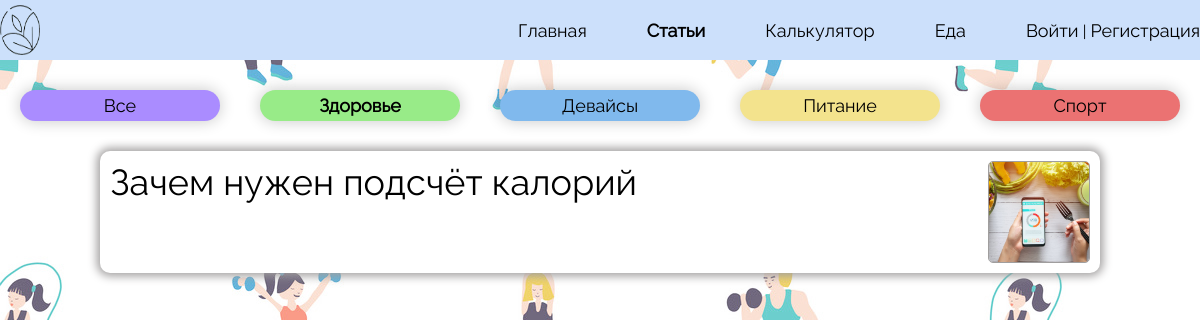
The app's page /articles/health, older data.
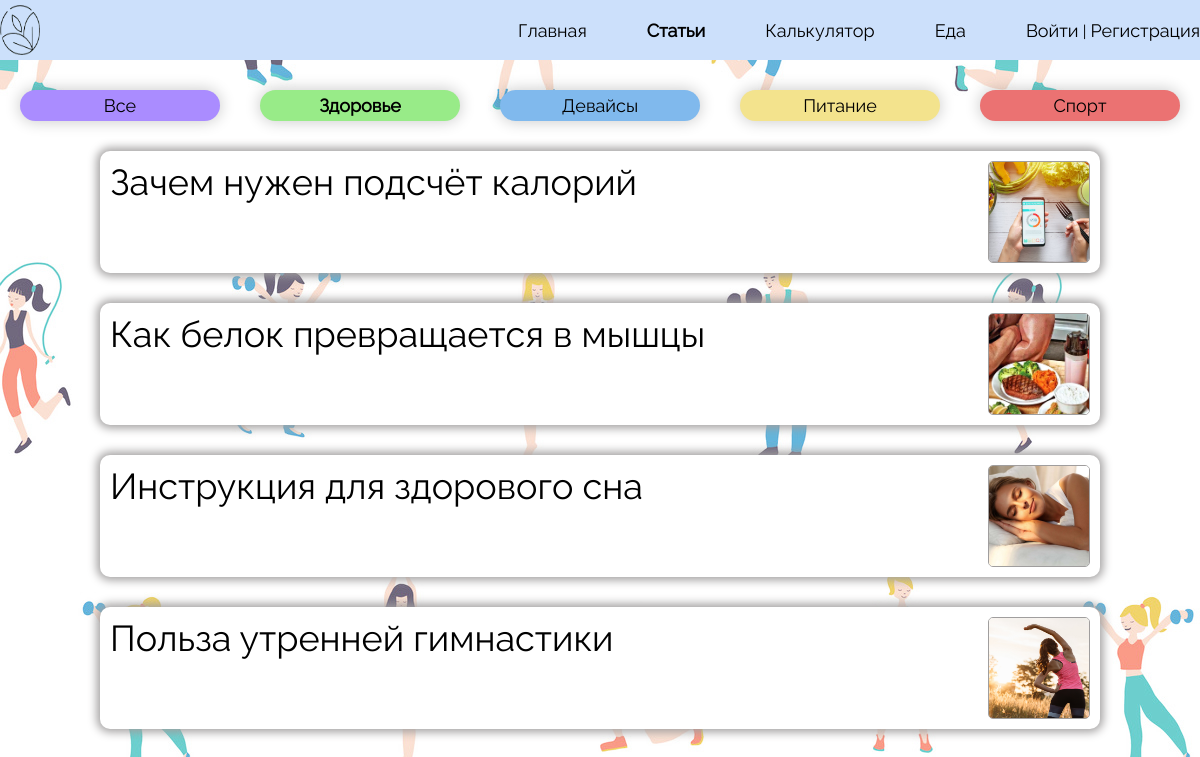
The same page, newer data.
### articles/models.py (models this page shows, shortened)
class Article(models.Model):
    title = models.CharField(max_length=255)
    slag = models.SlugField(max_length=255, unique=True, db_index=True, verbose_name="URL")
    content = models.TextField(blank=True)
    photo = models.ImageField(upload_to="photos/%Y/%m/%d")
    time_create = models.DateTimeField(auto_now_add=True)
    time_update = models.DateTimeField(auto_now=True)
    is_published = models.BooleanField(default=True)
    category = models.ForeignKey(Category, on_delete=models.PROTECT)
    class Meta:
        verbose_name = 'Статьи'
        verbose_name_plural = 'Статьи'

### articles/views.py (the view)
# urls.py: path('articles/health', views.healthArticles, name='articles_health'),
def healthArticles(request):
    titlesOfArticles = Article.objects.filter(category=1)
    return render(request, 'articles/articles_health.html', {'titlesOfArticles': titlesOfArticles, 'title': 'Статьи про здоровье'})

### articles/templates/articles/articles_health.html (shortened to what this page needs)
{% load static %}
<!DOCTYPE html>
<html lang="ru">
<head>
    <link href="{% static 'articles/css/style_articles_health.css' %}" rel="stylesheet">
</head>
<body style="background-image: url('{% static 'articles/img/pattern_article.jpg' %}'); background-size: auto;">
        <header>
                <div class = container>
                    <div class="head">
                        <a href="{% url 'home' %}"><img src="{% static 'registration/img/iconLogo.png' %}" alt="" class="logo"></a>
                        <nav class="navigation">
                            <ul class="menu">
                                <li class="text">
                                    <a href="{% url 'home' %}">Главная</a>
                                </li>
                                <li class="text">
                                    <a href="{% url 'articles' %}" style="font-weight: bold">Статьи</a>
                                </li>
                                <li class="text">
                                    <a href="{% url 'calculator' %}">Калькулятор</a>
                                </li>
                                <li class="text">
                                    <a href="{% url 'product_selection' %}">Еда</a>
                                </li>
                                {% if request.user.is_authenticated %}
                                    <li class="text">
                                        <a href="{% url 'personalArea' %}">{{ user.username }} | Личный кабинет</a>
                                    </li>
                                {% else %}
                                    <li class="text">
                                        <a href="{% url 'login' %}">Войти</a> | <a href="{% url 'registration_field' %}">Регистрация</a>
                                    </li>
                                {% endif %}
                            </ul>
                        </nav>
                    </div>
                </div>
        </header>
<div id="wrapper">
       <div class="choiceTopic">
           <div class="all" onclick="location.href='{% url 'articles' %}';"><a href="{% url 'articles' %}">Все</a></div>
           <div class="health" onclick="location.href='{% url 'articles_health' %}';"><a href="{% url 'articles_health' %}">Здоровье</a></div>
           <div class="devices" onclick="location.href='{% url 'articles_devices' %}';"><a href="{% url 'articles_devices' %}">Девайсы</a></div>
           <div class="food" onclick="location.href='{% url 'articles_food' %}';"><a href="{% url 'articles_food' %}">Питание</a></div>
           <div class="sport" onclick="location.href='{% url 'articles_sport' %}';"><a href="{% url 'articles_sport' %}">Спорт</a></div>
       </div>
       <div class="listOfTitles">
           {% for a in titlesOfArticles%}
               <div class="Article" onclick="location.href='{% url 'certainArticle' a.slag %}';">
               <a href="{% url 'certainArticle' a.slag %}">{{a.title}}</a>
               <img class="photoOfArticle" src="{{ a.photo.url }}">
               </div>
           {% endfor %}
       </div>
   </div>
</body>
</html>

Row changes from the older to the newer data that the page shows:
added Article: title "Как белок превращается в мышцы", photo (picture)
added Article: title "Инструкция для здорового сна", photo (picture)
added Article: title "Польза утренней гимнастики", photo (picture)
